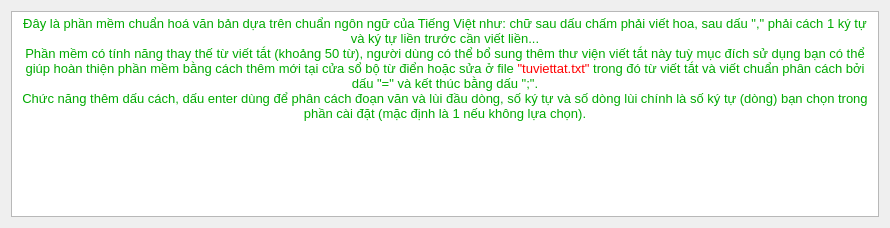
<?xml version="1.0" encoding="UTF-8"?>
<ui version="4.0">
 <class>Cachhoatdong</class>
 <widget class="QDialog" name="Cachhoatdong">
  <property name="geometry">
   <rect>
    <x>0</x>
    <y>0</y>
    <width>890</width>
    <height>228</height>
   </rect>
  </property>
  <property name="windowTitle">
   <string>Dialog</string>
  </property>
  <property name="windowIcon">
   <iconset resource="res.qrc">
    <normaloff>:/Image/Icon/questionmark.png</normaloff>:/Image/Icon/questionmark.png</iconset>
  </property>
  <layout class="QVBoxLayout" name="verticalLayout">
   <item>
    <widget class="QTextBrowser" name="textBrowser">
     <property name="html">
      <string>&lt;!DOCTYPE HTML PUBLIC &quot;-//W3C//DTD HTML 4.0//EN&quot; &quot;http://www.w3.org/TR/REC-html40/strict.dtd&quot;&gt;
&lt;html&gt;&lt;head&gt;&lt;meta name=&quot;qrichtext&quot; content=&quot;1&quot; /&gt;&lt;style type=&quot;text/css&quot;&gt;
p, li { white-space: pre-wrap; }
&lt;/style&gt;&lt;/head&gt;&lt;body style=&quot; font-family:'MS Shell Dlg 2'; font-size:7.8pt; font-weight:400; font-style:normal;&quot;&gt;
&lt;p align=&quot;center&quot; style=&quot; margin-top:0px; margin-bottom:0px; margin-left:0px; margin-right:0px; -qt-block-indent:0; text-indent:0px;&quot;&gt;&lt;span style=&quot; font-size:10pt; color:#00aa00;&quot;&gt;Đây là phần mềm chuẩn hoá văn bản dựa trên chuẩn ngôn ngữ của Tiếng Việt như: chữ sau dấu chấm phải viết hoa, sau dấu &amp;quot;,&amp;quot; phải cách 1 ký tự và ký tự liền trước cần viết liền...&lt;/span&gt;&lt;/p&gt;
&lt;p align=&quot;center&quot; style=&quot; margin-top:0px; margin-bottom:0px; margin-left:0px; margin-right:0px; -qt-block-indent:0; text-indent:0px;&quot;&gt;&lt;span style=&quot; font-size:10pt; color:#00aa00;&quot;&gt;Phần mềm có tính năng thay thế từ viết tắt (khoảng 50 từ), người dùng có thể bổ sung thêm thư viện viết tắt này tuỳ mục đích sử dụng bạn có thể giúp hoàn thiện phần mềm bằng cách thêm mới tại cửa sổ bộ từ điển hoặc sửa ở file &lt;/span&gt;&lt;span style=&quot; font-size:10pt; color:#ff0000;&quot;&gt;&amp;quot;tuviettat.txt&amp;quot;&lt;/span&gt;&lt;span style=&quot; font-size:10pt; color:#55ff00;&quot;&gt; &lt;/span&gt;&lt;span style=&quot; font-size:10pt; color:#00aa00;&quot;&gt;trong đó từ viết tắt và viết chuẩn phân cách bởi dấu &amp;quot;=&amp;quot; và kết thúc bằng dấu &amp;quot;;&amp;quot;.&lt;/span&gt;&lt;/p&gt;
&lt;p align=&quot;center&quot; style=&quot; margin-top:0px; margin-bottom:0px; margin-left:0px; margin-right:0px; -qt-block-indent:0; text-indent:0px;&quot;&gt;&lt;span style=&quot; font-size:10pt; color:#00aa00;&quot;&gt;Chức năng thêm dấu cách, dấu enter dùng để phân cách đoạn văn và lùi đầu dòng, số ký tự và số dòng lùi chính là số ký tự (dòng) bạn chọn trong phần cài đặt (mặc định là 1 nếu không lựa chọn).&lt;/span&gt;&lt;/p&gt;
&lt;p align=&quot;center&quot; style=&quot;-qt-paragraph-type:empty; margin-top:0px; margin-bottom:0px; margin-left:0px; margin-right:0px; -qt-block-indent:0; text-indent:0px; font-size:10pt; color:#00aa00;&quot;&gt;&lt;br /&gt;&lt;/p&gt;&lt;/body&gt;&lt;/html&gt;</string>
     </property>
    </widget>
   </item>
  </layout>
 </widget>
 <resources>
  <include location="res.qrc"/>
 </resources>
 <connections/>
</ui>
